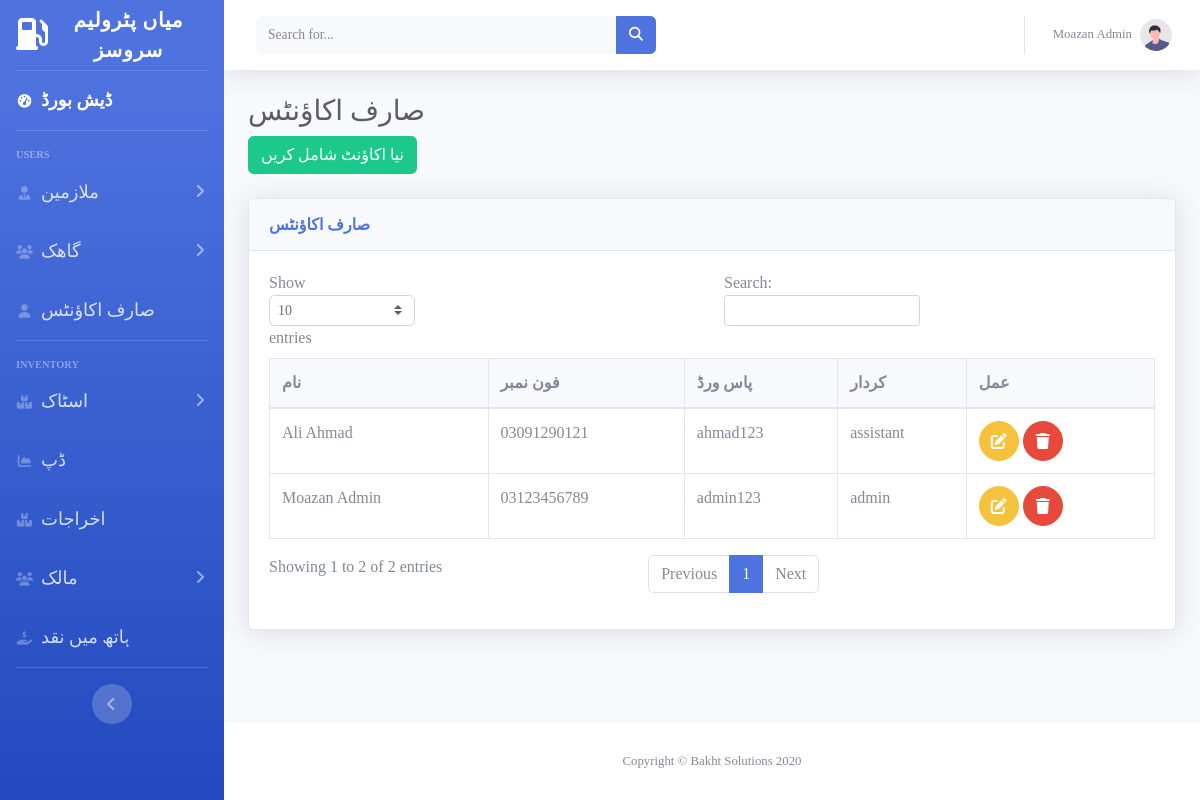
The page /accounts.php (signed in) on the database its author committed.
### tables this page shows
CREATE TABLE `users` (
  `id` int(11) NOT NULL,
  `name` varchar(30) NOT NULL,
  `phoneno` varchar(200) NOT NULL,
  `password` varchar(200) NOT NULL,
  `role` varchar(30) NOT NULL
);

### accounts.php (the view, shortened to what this page needs)
<?php session_start();
include "db.php";
include "header.php";
$data = mysqli_query($conn, "SELECT * FROM users ");
$output = mysqli_fetch_all($data,MYSQLI_ASSOC);
?>
<body id="page-top">
<div id="wrapper">
<?php include "sidebar.php";?>
    <div id="content-wrapper" class="d-flex flex-column">
        <div id="content">
        <?php include "topbar.php";?>
    <div class="container-fluid">
<h1 class="h3 mb-2 text-gray-800">صارف اکاؤنٹس</h1>
<button class='btn btn-success mr-2'  data-toggle="modal" data-target="#AddempModal">نیا اکاؤنٹ شامل کریں</button><br><br>
<div class="card shadow mb-4">
    <div class="card-header py-3">
        <h6 class="m-0 font-weight-bold text-primary">صارف اکاؤنٹس</h6>
    </div>
    <div class="card-body">
        <div class="table-responsive">
            <table class="table table-bordered" id="dataTable" width="100%" cellspacing="0">
                <thead>
                    <tr class='bg-light '>
                        <th>نام</th>
                        <th>فون نمبر</th>
                        <th>پاس ورڈ</th>
                        <th>کردار</th>
                        <th>عمل</th>
                    </tr>
                </thead>
                <tbody>
                    <?php foreach($output as $out) {?>
                    <tr>
                        <td><?php echo $out['name']?></td>
                        <td><?php echo $out['phoneno']?></td>
                        <td><?php echo $out['password']?></td>
                        <td><?php echo $out['role'];?></td>
                        <td>    <a href="#" class="btn btn-warning btn-circle"  onclick="GetEModal('<?php echo $out['id']?>','<?php echo $out['name']?>','<?php echo $out['phoneno']?>'
                            ,'<?php echo $out['password']?>' ,'<?php echo $out['role']?>')" data-toggle="modal" data-target="#editModal">
                                        <i class="fas fa-edit"></i>
                          </a>
                          <a href="" class="btn btn-danger btn-circle" data-toggle="modal" data-target="#delModal">
                                        <i class="fas fa-trash"></i>
                          </a></td>
                    </tr>
     <?php }?>
                </tbody>
            </table>
        </div>
    </div>
</div>
</div>
</div>
<?php include "footer.php"?>

### topbar.php (shortened to what this page needs)
<?php
 include "db.php";
 $phoneno=$_SESSION['phoneno'];
$mysql = mysqli_query($conn, "SELECT * FROM users where phoneno=$phoneno ");
$print = mysqli_fetch_assoc($mysql);
?>
 <nav class="navbar navbar-expand navbar-light bg-white topbar mb-4 static-top shadow">
<form
    class="d-none d-sm-inline-block form-inline mr-auto ml-md-3 my-2 my-md-0 mw-100 navbar-search">
    <div class="input-group">
        <input type="text" class="form-control bg-light border-0 small" placeholder="Search for..."
            aria-label="Search" aria-describedby="basic-addon2">
        <div class="input-group-append">
            <button class="btn btn-primary" type="button">
                <i class="fas fa-search fa-sm"></i>
            </button>
        </div>
    </div>
</form>
<ul class="navbar-nav ml-auto">
    <li class="nav-item dropdown no-arrow">
        <a class="nav-link dropdown-toggle" href="#" id="userDropdown" role="button"
            data-toggle="dropdown" aria-haspopup="true" aria-expanded="false">
            <span class="mr-2 d-none d-lg-inline text-gray-600 small"><?php echo  $print['name']?></span>
            <img class="img-profile rounded-circle"
                src="img/undraw_profile.svg">
        </a>
    </li>
</ul>
</nav>

### rows shown on the page
users: name "Moazan Admin", phoneno "03123456789", password "admin123", role "admin"
users: name "Ali Ahmad", phoneno "03091290121", password "ahmad123", role "assistant"
